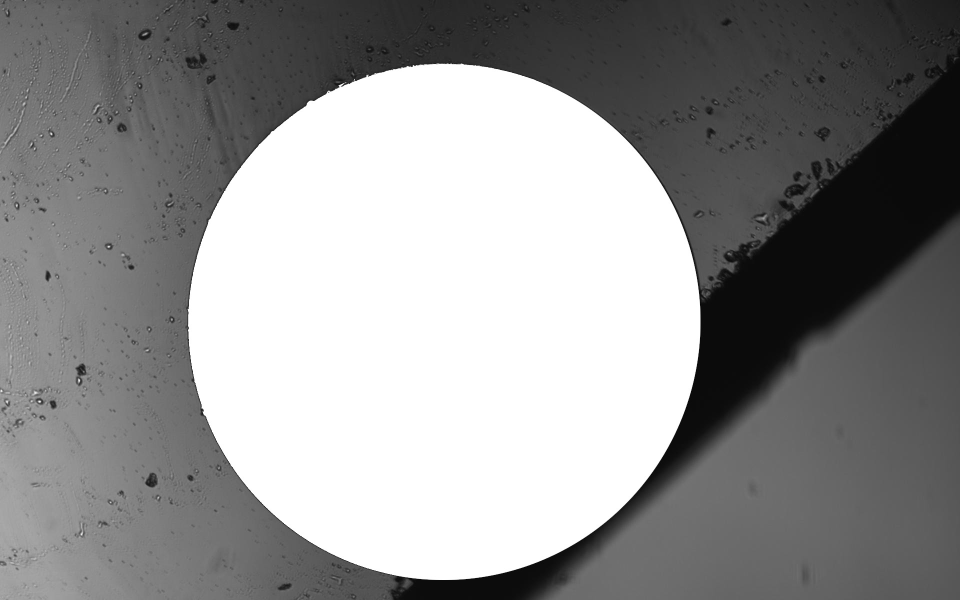
#> input picture barva.jpg, 1920 x 1200 px, found by its file name (shown at 1/2 size)
$ jupyter execute --allow-errors kapljice.ipynb   (shell and % lines are left out)
#> lines starting #> are read from the running program, lines starting #| are printed output that depends on the picture; after the words box and inside, x2 and y2 are one past the last pixel; in counts of white or black regions, pixels touching at a corner belong together; long printed decimals are rounded
### analiza.py
import numpy as np
from matplotlib import pyplot as plt
import cv2
import os
from tkinter import Tk
from tkinter.filedialog import askdirectory
from pathlib import Path
import imageio
import json
from radius import get_radius
from measurement import get_mask
from sys import platform
from itertools import chain

if platform == "linux" or platform == "linux2":
    DELIMITER = "/"
elif platform == "win32":
    DELIMITER = "\\"

# [61 lines left out: functions parse, select_ROI, getROI, not called in this run]

def extract2(path):
    with open(path + DELIMITER + "properties.json", "r") as f:
        properties = json.loads(f.read())

    ROIsignal = properties["ROIsignal"]
    radius = properties["radius"]
    # factor = properties["factor"]
    factor = 1/2
    center = properties["center"]

    mask = get_mask(radius, factor)

    try:
        img = imageio.imread(path + DELIMITER + "uncrossed.jpg")
    except FileNotFoundError:
        img = imageio.imread(path + DELIMITER + "uncrossed.tif")
    img2 = np.copy(img)

    cv2.circle(img2, center, int(radius * factor), (255,0,0), 2)
    cv2.rectangle(img2, ROIsignal, (255,0,0), 2)
    cv2.imshow("Image", img2)
    cv2.waitKey(0)
    cv2.destroyAllWindows()

    if "ROIbackground" not in properties:
        cv2.namedWindow("select background ROI", cv2.WINDOW_NORMAL)
        ROIbackground = cv2.selectROI("select background ROI", img, False)
        cv2.destroyWindow("select background ROI")

        properties["ROIbackground"] = ROIbackground

        with open(path + DELIMITER + "properties.json", "w") as f:
            f.write(json.dumps(properties))

    else:
        ROIbackground = properties["ROIbackground"]

    B = []
    I = []

    files = Path(path).glob('*.jpg')
    files = chain(files, Path(path).glob('*.tif'))

    i = 0

    for file in files:
        print(i)
        i += 1
        img = imageio.imread(file)

        fname = os.path.basename(file).split(".")[0]
        if fname == "uncrossed":
            continue

        Bi, exp = parse(fname)
        B.append(Bi)

        imCrop = img[int(ROIsignal[1]):int(ROIsignal[1]+ROIsignal[3]), int(ROIsignal[0]):int(ROIsignal[0]+ROIsignal[2])]
        imBackground = img[int(ROIbackground[1]):int(ROIbackground[1]+ROIbackground[3]), int(ROIbackground[0]):int(ROIbackground[0]+ROIbackground[2])]

        avg_brightness_signal = np.average(imCrop[mask])
        avg_brightness_background = np.mean(imBackground)

        I.append((avg_brightness_signal - avg_brightness_background) / exp)

    return B, I, radius

# [63 lines left out: functions extract, draw_radius, not called in this run]

def get_immediate_subdirectories(a_dir):
    return [a_dir + DELIMITER + name for name in os.listdir(a_dir)
            if os.path.isdir(os.path.join(a_dir, name))]

# ------------------------------------------------------------------------------

def main_single(path=None):
    if path == None:
        root = Tk()
        root.update()

        path = askdirectory(title='Select Folder')
        root.destroy()

    # B0, I = extract2(path)
    try:
        B0, I, _ = extract2(path)
    except KeyError:
        B0, I = extract(path)

    B0 = np.array(B0)
    I = np.array(I)

    B = B0**2
    B = np.sum(B, axis=1)
    B = np.sqrt(B)

    sign = np.sign(B0[:, 0])
    if np.sum(np.abs(sign)) == 0:
        sign = np.sign(B0[:, 1])

    B *= sign

    fig, ax = plt.subplots()

    ax.plot(B, I, ".")
    ax.set_xlabel("uT")
    ax.set_ylabel("I/ms")

    plt.show()

    # draw_radius(path)

    return B, I

# [69 lines left out: functions plot_k, main_multiple, not called in this run]

# [2 lines that do not run on import are left out]
    # main_multiple()

### kapljice.ipynb
[cell 1]
import numpy as np
import pandas as pd
import matplotlib.pyplot as plt
import matplotlib as mpl
from functools import partial
from matplotlib import cm
from scipy import signal
import cv2
from tkinter import Tk
from tkinter.filedialog import askdirectory
import os
from helper import Zica, Zica_2
from analiza import main_single
import scipy
import json

plt.rcParams.update({
    "text.usetex": True,
    "font.family": "sans-serif",
    "font.sans-serif": "Ariel",
})
plt.rcParams.update({
    'errorbar.capsize' : 10
})
plt.rcParams.update({'font.size' : 60, 'figure.figsize' : (10, 7), 'lines.linewidth' : 4,
    'lines.markersize' : 15, 'grid.linestyle' : '--', 'axes.grid' : True})
params= {'text.latex.preamble' : r'\usepackage{amsmath,amsfonts,amssymb,amsthm,siunitx}'}
plt.rcParams.update(params)

[cell 2]
def get_immediate_subdirectories(a_dir):
    return [a_dir + "/" + name for name in os.listdir(a_dir)
        if os.path.isdir(os.path.join(a_dir, name))]


path = askdirectory(title="Select folder")
#> the answer given: .
dirs = get_immediate_subdirectories(path)

filtered_dirs = []

for dir in dirs:
    if "zica" in dir.split("/")[-1]:
        filtered_dirs.append(dir)

[cell 3]
zice = {}

for dir in filtered_dirs:
    dirname = dir.split("/")[-1]
    print(dirname)

    element = Zica_2(dir)

    zice[dirname] = element

[cell 4]
# [13 lines of commented-out code are left out]

[cell 5]
import imageio

path = "/home/martin/Dropbox/Faks/Delo/Kapljice/Kapljice/barva.jpg"

im = imageio.imread(path)
#> im is the input picture: shape (1200, 1920); min 0, max 255, mean 145.3

_, thresh = cv2.threshold(im, 0, 255,
                            cv2.THRESH_BINARY+cv2.THRESH_OTSU)
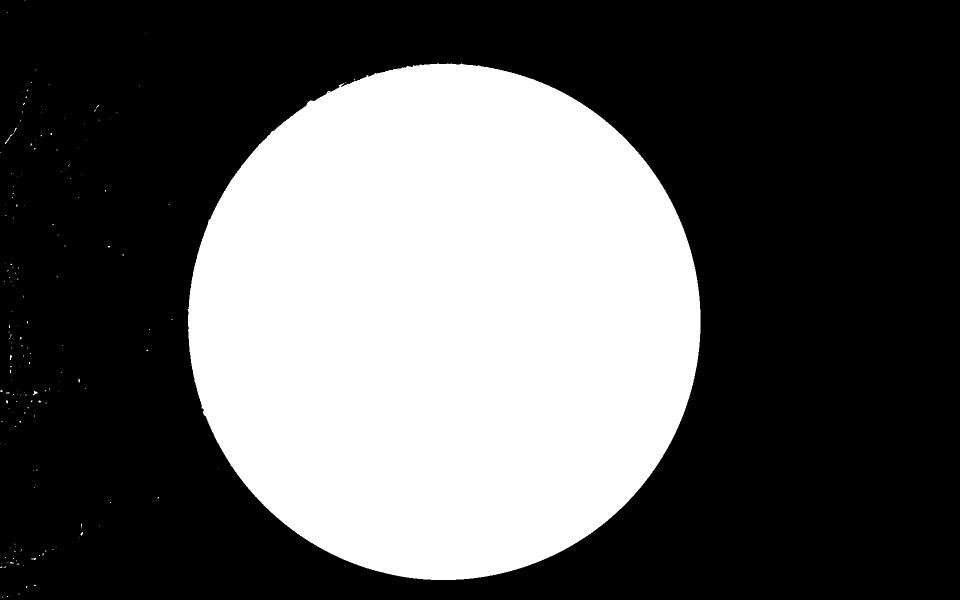
#> thresh: shape (1200, 1920) (shown at 1/2 size); 36.1% white; 178 white regions (171 under 20 px)

kernel=np.ones((7, 7), np.uint8)

# [4 lines of commented-out code are left out]

cv2.imshow("Image", thresh)
cv2.waitKey(0)
cv2.destroyAllWindows()

contours, _ = cv2.findContours(thresh, cv2.RETR_TREE,
                        cv2.CHAIN_APPROX_SIMPLE)
#> contours = 179 contours, 176 with area under 20; largest, box (x1, y1, x2, y2) and area: (375, 127, 1401, 1160) 828940, (65, 782, 75, 791) 28, (10, 268, 25, 288) 24

areas = [cv2.contourArea(c) for c in contours]
#> areas = 179 values, max 828940.5 at index 173, min 0 at index 0, mean 4632.8
sorted_areas = np.sort(areas)
#> sorted_areas = 179 values from 0 to 828940.5
cnt = contours[areas.index(sorted_areas[-1])] #the biggest contour
#> cnt = contour of 1558 points, box (x1, y1, x2, y2) (375, 127, 1401, 1160), area 828940

(x_axis,y_axis), radius = cv2.minEnclosingCircle(cnt)
#> x_axis = 886.5; y_axis = 642.6; radius = 516.9

r = int(radius)
#> r = 516
c = [int(x_axis),int(y_axis)]
#> c = [886, 642]

cv2.circle(im, c, r, (255,0,0), 2)
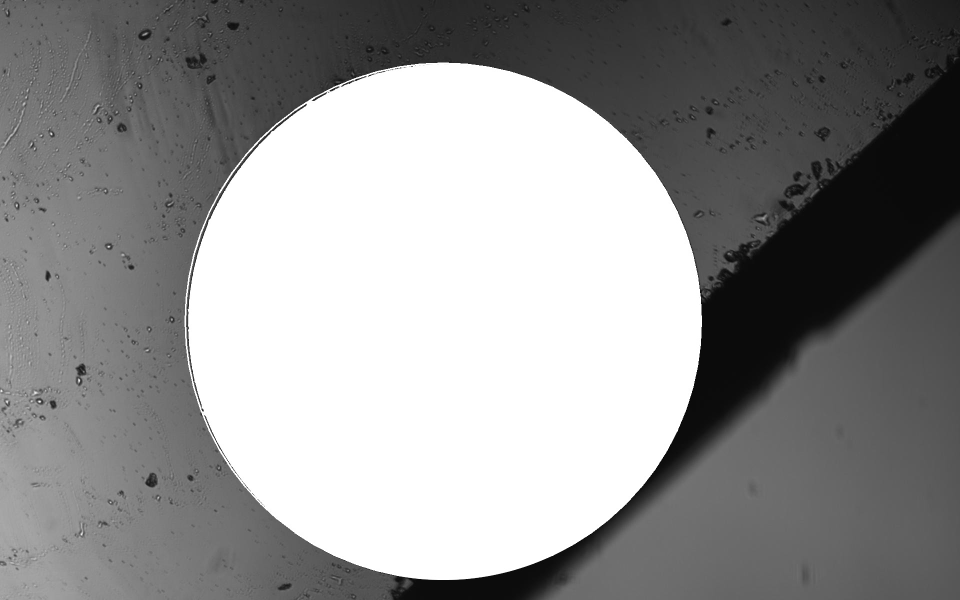
#> im: shape (1200, 1920) (shown at 1/2 size); 0.37% of pixels changed, all inside (x1, y1, x2, y2) = (369, 125, 1404, 1160)

cv2.imshow("Image", im)
cv2.waitKey(0)
cv2.destroyAllWindows()

print(r)
#| 516

factor_meas = 1.5 / r / 2
#> factor_meas = 0.00145

print(factor_meas)
#| 0.001453

[cell 6]
mu0 = 1.256637062e-6


def B_anal(I, R):
    return mu0 * I / (2 * np.pi * R)

def B_corr(I, R, d):
    return I * mu0 * (4*R**2 + d**2 - 2*R*np.sqrt(4*R**2 + d**2)) / (2*R*d*np.sqrt(4*R**2 + d**2)*np.pi)

[cell 7]
print(B_anal(6, 12e-3)*1e6, B_corr(6, 12e-3, 8e-3)*1e6)

[cell 8]
root = Tk()
root.update()

path = askdirectory(title='Select Folder')
#> the answer given: .
root.destroy()

#> (the rest of this cell did not finish here and is left out)


with open(path + "/properties.json", "r") as f:
    properties = json.loads(f.read())

center, radius, ROIsignal, ROIbackground = properties["center"], properties["radius"], properties["ROIsignal"], properties["ROIbackground"]

[cell 9]
kernel = None
size = (11, 11)
N = 5

#> (the rest of this cell did not finish here and is left out)

[cell 10]
fig, ax = plt.subplots()

# ax.errorbar(intensities[:, 1]*factor_meas, intensities[:, 0], yerr=intensities[:, 2], marker="o", ls="None")
#> (the rest of this cell did not finish here and is left out)

[cell 11]
root = Tk()
root.update()

path = askdirectory(title='Select Folder')
#> the answer given: .
root.destroy()

#> (the rest of this cell did not finish here and is left out)

$ run again, with 2.jpg copied over barva.jpg
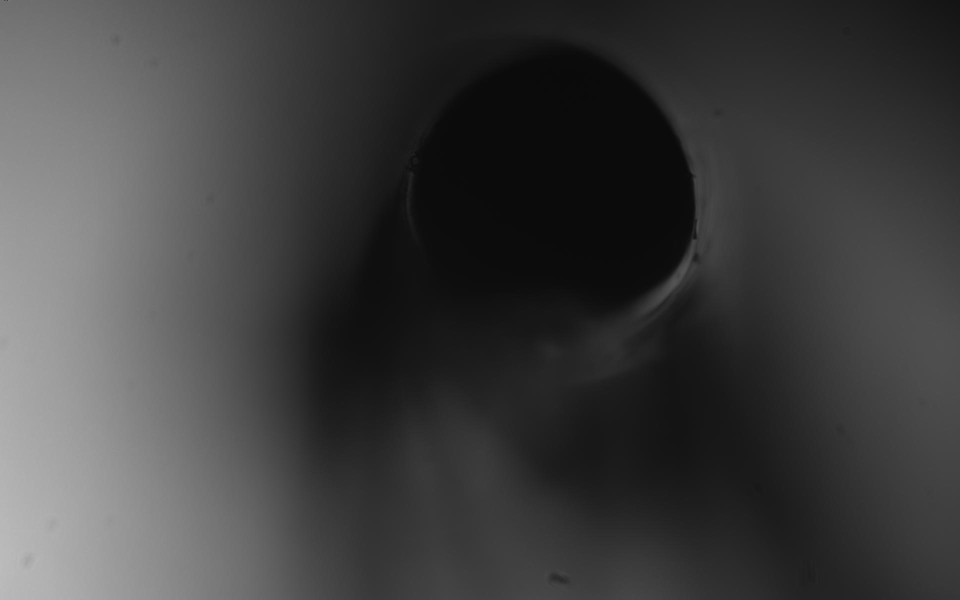
#> input picture 2.jpg, 1920 x 1200 px, found by its file name (shown at 1/2 size)
#> im is the input picture: shape (1200, 1920); min 0, max 255, mean 63.3
#> `_, thresh = cv2.threshold(im, 0, 255, cv2.THRESH_BINARY+cv2.THRESH_OTSU)`:
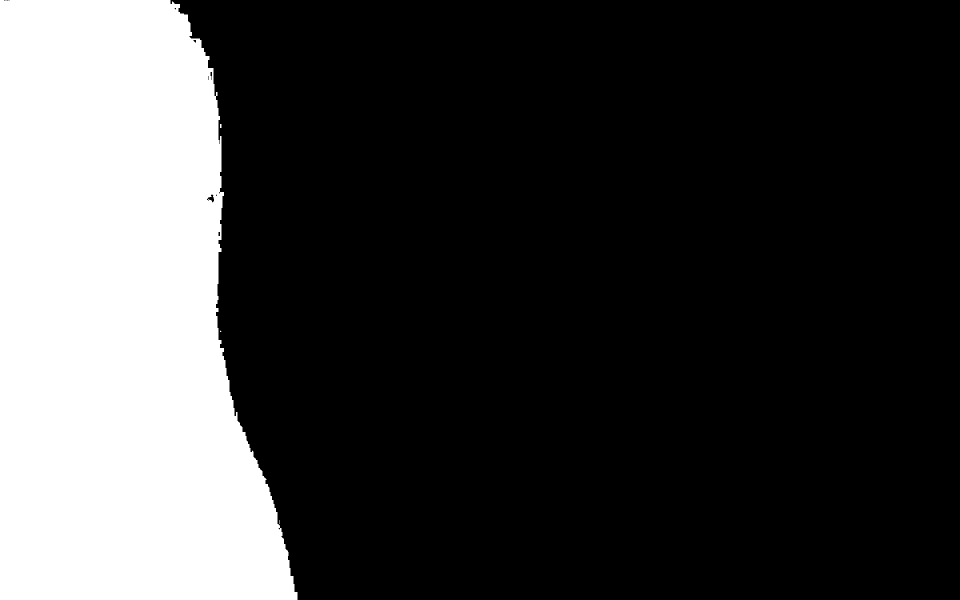
#> thresh: shape (1200, 1920) (shown at 1/2 size); 24.3% white; 4 white regions (2 under 20 px)
#> contours = 14 contours, 9 with area under 20; largest, box (x1, y1, x2, y2) and area: (0, 0, 595, 1200) 558618, (413, 388, 429, 406) 126, (420, 143, 425, 161) 50, (436, 463, 441, 473) 34, (386, 79, 393, 86) 26
#> areas = [0, 2, 14, 558618.5, 10, 34, 4, 7.5, 125.5, 7.5, 16, 49.5, 26.5, 10]
#> sorted_areas = [0, 2, 4, 7.5, 7.5, 10, 10, 14, 16, 26.5, 34, 49.5, 125.5, 558618.5]
#> cnt = contour of 321 points, box (x1, y1, x2, y2) (0, 0, 595, 1200), area 558618
#> x_axis = 297; y_axis = 599.5; radius = 669
#> c = [297, 599]
#> `cv2.circle(im, c, r, (255,0,0), 2)`:
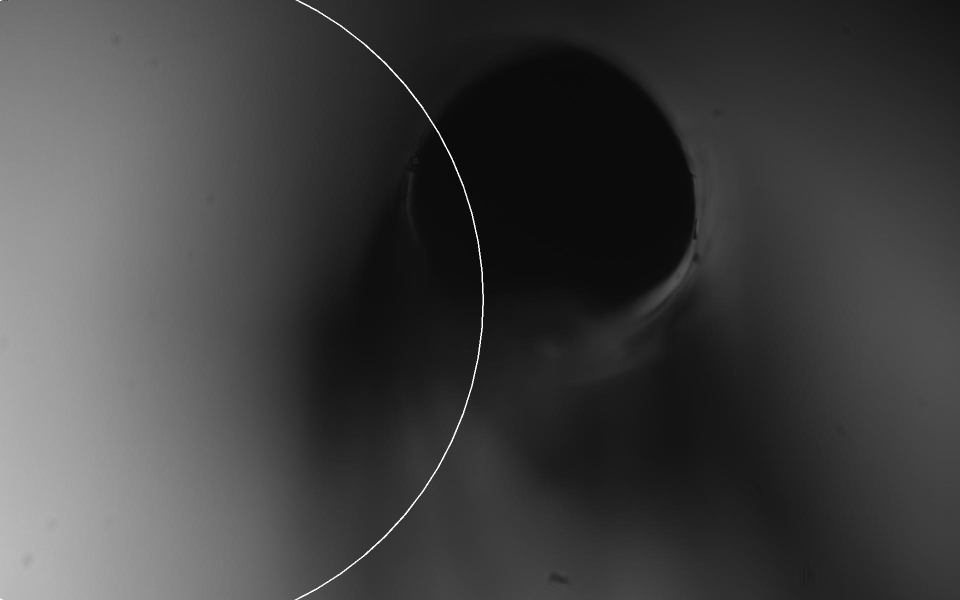
#> im: shape (1200, 1920) (shown at 1/2 size); 0.19% of pixels changed, all inside (x1, y1, x2, y2) = (0, 0, 968, 1200)
#| 669
#> factor_meas = 0.00112
#| 0.001121
